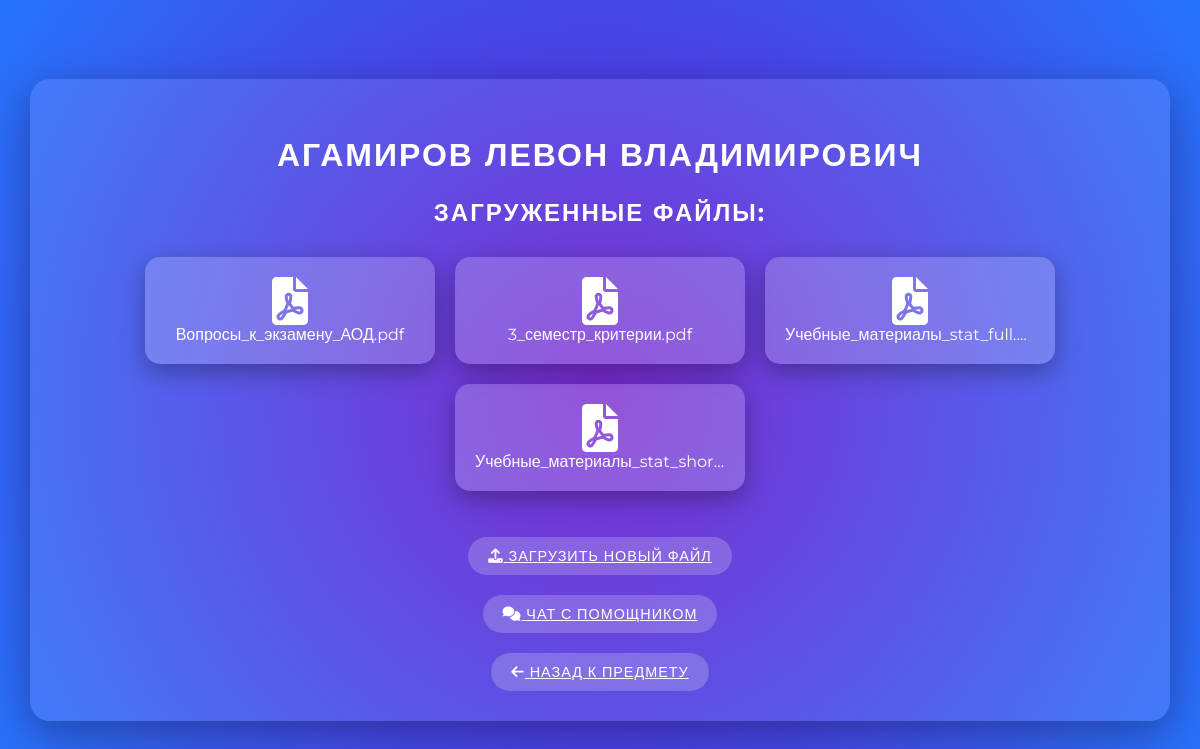
The app's page /teacher/7/ (signed in) with its own data.
### coursework/models.py (models this page shows, shortened)
class Teacher(models.Model):
    name = models.CharField(max_length=200)
    subject = models.ForeignKey(Subject, on_delete=models.CASCADE, related_name='teachers')
    class Meta:
        verbose_name = "Преподаватель"
        verbose_name_plural = "Преподаватели"
        ordering = ['name']

class PDFFile(models.Model):
    file = models.FileField(upload_to='pdfs/')
    uploaded_at = models.DateTimeField(auto_now_add=True)
    teacher = models.ForeignKey(Teacher, on_delete=models.CASCADE, related_name='pdf_files')
    custom_name = models.CharField(max_length=200, blank=True)
    uploaded_by = models.ForeignKey(User, on_delete=models.CASCADE, related_name='pdf_files', null=True, blank=True)
    class Meta:
        verbose_name = "PDF файл"
        verbose_name_plural = "PDF файлы"
        ordering = ['-uploaded_at']
        permissions = [
            ('can_upload_pdf', 'Разрешение на загрузку PDF файлов'),
        ]

### coursework/views.py (the view)
# urls.py: path('teacher/<int:teacher_id>/', views.teacher_detail, name='teacher_detail'),
@login_required
def teacher_detail(request, teacher_id):
    teacher = get_object_or_404(Teacher, id=teacher_id)
    pdf_files = PDFFile.objects.filter(teacher=teacher)
    return render(request, 'teacher_detail.html', {'teacher': teacher, 'pdf_files': pdf_files})

### coursework/templates/teacher_detail.html (shortened to what this page needs)
<!DOCTYPE html>
<html lang="en">
<head>
    <link rel="stylesheet" href="https://cdnjs.cloudflare.com/ajax/libs/font-awesome/6.0.0-beta3/css/all.min.css">
</head>
<body>
    <div class="container">
        <h2>{{ teacher.name }}</h2>
        <h3>Загруженные файлы:</h3>
        <ul>
            {% for file in pdf_files %}
                <li>
                    <a href="{{ file.file.url }}">
                        <i class="fas fa-file-pdf" style="font-size: 3em;"></i><br>
                        {{ file.custom_name|default:file.file.name }}
                    </a>
                </li>
            {% empty %}
                <li>Файлы отсутствуют.</li>
            {% endfor %}
        </ul>
        <a href="{% url 'upload_pdf' teacher.id %}" class="upload-link"><i class="fas fa-upload"></i> Загрузить новый файл</a>
        <br>
        <a href="{% url 'ai_chat' %}" class="chat-link"><i class="fas fa-comments"></i> Чат с помощником</a>
        <br>
        <a href="{% url 'teacher_list' teacher.subject.id %}" class="back-link"><i class="fas fa-arrow-left"></i> Назад к предмету</a>
    </div>
</body>
</html>

### coursework/templates/teacher_detail.html (style rules this page uses)
body { font-family: 'Montserrat', sans-serif; background: radial-gradient(circle at 50% 50%, #6a11cb, #2575fc); margin: 0; padding: 0; display: flex; justify-content: center; align-items: center; height: 100vh; color: #fff; }
h2, h3 { text-align: center; color: #fff; text-transform: uppercase; letter-spacing: 2px; }
h2 { font-size: 2em; margin-bottom: 20px; }
h3 { font-size: 1.5em; margin-bottom: 20px; }
ul { list-style: none; padding: 0; display: flex; flex-wrap: wrap; justify-content: center; }
li { margin: 10px; background-color: rgba(255, 255, 255, 0.2); padding: 20px; border-radius: 15px; transition: all 0.3s ease; width: 250px; box-shadow: 0 8px 25px rgba(0, 0, 0, 0.3); text-align: center; font-size: 1em; }
li a { color: inherit; text-decoration: none; display: block; white-space: nowrap; overflow: hidden; text-overflow: ellipsis; }
.container { background-color: rgba(255, 255, 255, 0.1); padding: 30px; border-radius: 20px; box-shadow: 0 12px 40px rgba(0, 0, 0, 0.3); max-width: 90%; width: 100%; text-align: center; }
.back-link, .upload-link, .chat-link { display: inline-block; margin-top: 20px; padding: 10px 20px; background-color: rgba(255, 255, 255, 0.2); border-radius: 30px; color: #fff; text-transform: uppercase; letter-spacing: 1px; transition: background-color 0.4s ease; font-size: 0.9em; }

### records on screen
Teacher: name "АГАМИРОВ ЛЕВОН ВЛАДИМИРОВИЧ"
PDFFile: custom_name "Вопросы_к_экзамену_АОД.pdf"
PDFFile: custom_name "3_семестр_критерии.pdf"
PDFFile: custom_name "Учебные_материалы_stat_full.…"
PDFFile: custom_name "Учебные_материалы_stat_shor…"
